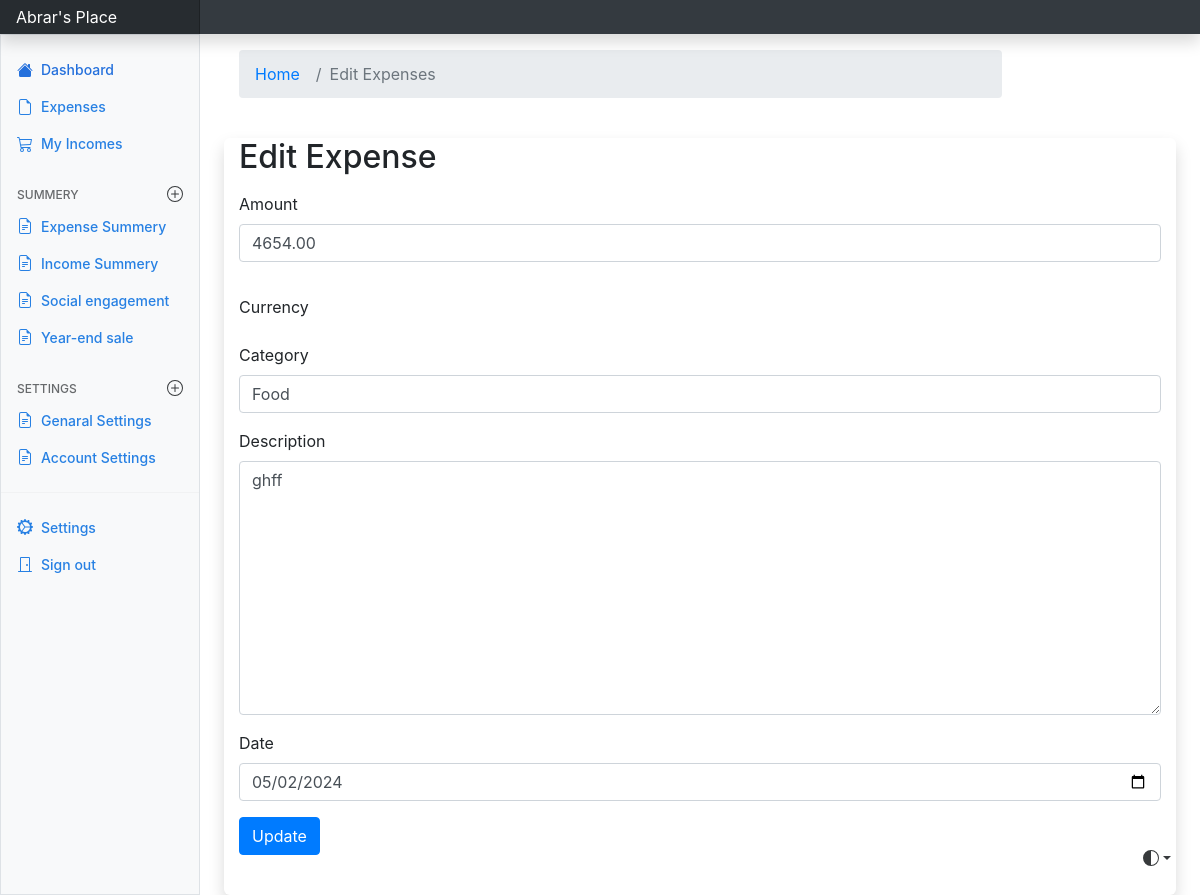
The app's page /edit_expense/8 with its own data.
### expenses/models.py (models this page shows, shortened)
class Add_expense(models.Model):
    category_type = {
        "Rent": "Rent",
        "Food": "Food",
        "Transport": "Transport",
        "Entertainment": "Entertainment",
        "Health": "Health",
        "Other": "Other",
    }
    user = models.ForeignKey(settings.AUTH_USER_MODEL, on_delete=models.CASCADE, default=1)
    amount = models.DecimalField(max_digits=10, decimal_places=2)
    description = models.TextField()
    category = models.CharField(choices=list(category_type.items()), max_length=20)
    date = models.DateField()

### expenses/views.py (the view)
# urls.py: path('edit_expense/<int:id>', views.edit_expense, name='edit'),
def edit_expense(request, id):
    data = Add_expense.objects.get(pk=id)
    form = ExpenseForm(instance=data)
    if request.method == 'POST':
        form = ExpenseForm(request.POST, instance=data)
        if form.is_valid():
            form.save()
            message.success(request, 'Expense updated successfully')
            return redirect('index')
    return render(request, 'expenses/edit_expense.html', {'form': form})

### expenses/forms.py
class ExpenseForm(ModelForm):
    class Meta:
        model = Add_expense
        fields = '__all__'
        widgets = {
            'user': forms.HiddenInput(), # This is a hidden input field, it is hidden from the user
            'date': forms.DateInput(attrs={'type': 'date', 'class': 'form-control'}),
            'amount': forms.NumberInput(attrs={'placeholder': 'Amount', 'class': 'form-control'}),
            'description': forms.Textarea(attrs={'placeholder': 'Description', 'class': 'form-control'}),
            'category': forms.Select(attrs={'class': 'form-control'}),
        }

### templates/expenses/edit_expense.html (shortened to what this page needs)
{% extends "base.html" %}
{% block content %}
<link rel="stylesheet" href="https://cdn.jsdelivr.net/npm/bootstrap@4.0.0/dist/css/bootstrap.min.css">
<div class ="container mt-3">
    <div class="row">
        <div class="col-md-10">
            <nav aria-label="breadcrumb">
                <ol class="breadcrumb">
                <li class="breadcrumb-item"><a href="{% url 'index' %}">Home</a></li>
                <li class="breadcrumb-item active" aria-current="page">Edit Expenses</li>
                </ol>
            </nav>
        </div>
    </div>
</div>
<div class="container rounded-2 shadow" style="margin-top: 20px;">
    <h2 class="mt-4" >Edit Expense</h2>
    <form class="mt-3" method="POST">
        <div class="form-row">
        <div class="form-group col-12">
            <label for="inputEmail4">Amount</label>
            {{ form.amount }}
        </div>
        <div class="form-group col-12">
        </div>
        </div>
        <div class="form-row">
        <div class="form-group col-md-12">
            <label for="inputState">Currency</label>
        </div>
        </div>
        <div class="form-row">
        <div class="form-group col-md-12">
            <label for="inputCity">Category</label>
            {{form.category}}
        </div>
        <div class="form-group col-md-12">
            <label for="inputState">Description</label>
            {{form.description}}
        </div>
        </div>
        <div class="form-group">
            <label for="inputAddress">Date</label>
            {{form.date}}
        </div>
        <div class="mt-3">
            <button type="submit" class="btn btn-primary">Update</button>
        </div>
    </form>
    <div class="mt-3"><br></div>
</div>
{% endblock %}

### records on screen
Add_expense: amount "4654.00", category "Food", description "ghff", date "05/02/2024"
